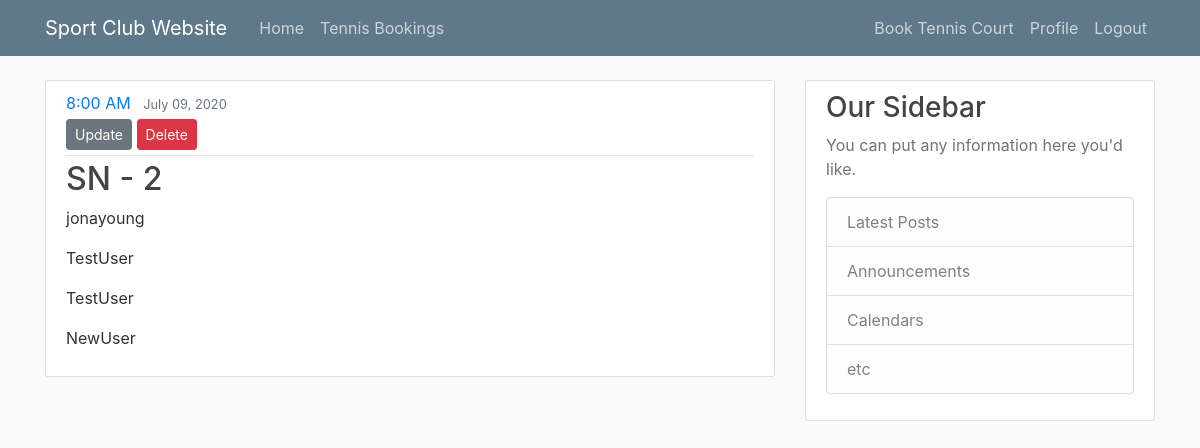
Page /bookings/tennis/24/ (signed in) on the committed database.
### bookings/models.py (models this page shows, shortened)
class courtBooking(models.Model):
    sportChoice = [
        ('TN', 'Tennis'),
        ('SQ', 'Squash'),
        ('BP', 'Badminton / Pickleball'),
        ('PT', 'Platform Tennis'),
    ]
    cTime = [
        ('5:40 AM', '5:40 AM'),
        ('6:00 AM', '6:00 AM'),
        ('6:20 AM', '6:20 AM'),
        ('7:00 AM', '7:00 AM'),
        ('7:40 AM', '7:40 AM'),
        ('8:00 AM', '8:00 AM'),
        ('8:20 AM', '8:20 AM'),
        ('9:00 AM', '9:00 AM'),
        ('9:40 AM', '9:40 AM'),
        ('10:00 AM', '10:00 AM'),
        ('10:20 AM', '10:20 AM'),
        ('11:00 AM', '11:00 AM'),
        ('11:40 AM', '11:40 AM'),
        ('12:00 PM', '12:00 PM'),
        ('12:15 PM', '12:15 PM'),
        ('12:20 PM', '12:20 PM'),
        ('1:00 PM', '1:00 PM'),
        ('1:15 PM', '1:15 PM'),
        ('1:40 PM', '1:40 PM'),
        ('2:00 PM', '2:00 PM'),
        ('2:15 PM', '2:15 PM'),
        ('2:20 PM', '2:20 PM'),
        ('3:00 PM', '3:00 PM'),
        ('3:30 PM', '3:30 PM'),
        ('3:40 PM', '3:40 PM'),
        ('4:00 PM', '4:00 PM'),
        ('4:20 PM', '4:20 PM'),
        ('4:30 PM', '4:30 PM'),
        ('5:00 PM', '5:00 PM'),
        ('5:30 PM', '5:30 PM'),
        ('5:40 PM', '5:40 PM'),
        ('6:00 PM', '6:00 PM'),
        ('6:20 PM', '6:20 PM'),
        ('6:30 PM', '6:30 PM'),
        ('7:00 PM', '7:00 PM'),
        ('7:30 PM', '7:30 PM'),
        ('7:40 PM', '7:40 PM'),
        ('8:00 PM', '8:00 PM'),
        ('8:20 PM', '8:20 PM'),
        ('8:30 PM', '8:30 PM'),
        ('9:00 PM', '9:00 PM'),
        ('9:30 PM', '9:30 PM'),
        ('9:40 PM', '9:40 PM'),
    ]
    sport = models.CharField(max_length=2, choices=sportChoice)
    courtDate = models.DateField(default=timezone.now)
    courtTime = models.CharField(max_length=8, choices=cTime)
    courtLocation = models.CharField(max_length=3, choices=[('B&R', 'B&R'), ('UCC', 'UCC')])
    courtNumber = models.CharField(max_length=1, choices=[
        ('1', 'Court 1'),
        ('2', 'Court 2'),
        ('3', 'Court 3'),
        ('4', 'Court 4')
    ])
    courtPlay = models.CharField(max_length=2, choices=[('SN', 'Singles'), ('DB', 'Doubles')])
    player1 = models.ManyToManyField(User, related_name='player1')
    player2 = models.ManyToManyField(User, related_name='player2')
    player3 = models.ManyToManyField(User, related_name='player3', blank=True)
    player4 = models.ManyToManyField(User, related_name='player4', blank=True)
    comments = models.TextField(max_length=200)
    author = models.ForeignKey(User, on_delete=models.CASCADE)
    '''
    Notification Emails - Y/N that automates sending emails based off any changes

    Ideally would like to change court numbers based off sport and location...may be a front-end script
    where if 'value' from element is selected, adjust options for certain other form field.

    TODO - To display data from models as a calendar
    This may only be good as a Program Registration Calendar and not particularly a Daily Court Booking
    Schedule

    https://www.huiwenteo.com/normal/2018/07/24/django-calendar.html
    https://medium.com/@unionproject88/django-and-python-calendar-e647a8eccff6


    TODO - To display Court Booking Schedule in Hourly format

    TODO - Set limits on hours a court can be booked

    Provide the choices I have but if I need to refer to it, will have to convert it to a datetimeobject using strptime()


    '''

### bookings/views.py (the view)
# urls.py: path('tennis/<int:pk>/', TennisDetailView.as_view(), name='detail-tennis'),
class TennisDetailView(LoginRequiredMixin, DetailView):
    model = courtBooking

### bookings/templates/bookings/courtBooking_detail.html
{% extends "members/base.html" %}
{% block content %}
        <article class="media content-section">
          <div class="media-body">
            <div class="article-metadata">
              <a class="mr-2" href="#">{{ object.courtTime }}</a>
              <small class="text-muted">{{ object.courtDate|date:"F d, Y" }}</small>
              {% if object.author == user %}
                <div>
                  <a class="btn btn-secondary btn-sm mt-1 mb-1" href="{% url 'update-tennis' object.id %}">Update</a>
                  <a class="btn btn-danger btn-sm mt-1 mb-1" href="{% url 'delete-tennis' object.id %}">Delete</a>
                </div>
              {% endif %}
            </div>
            <h2><a class="article-title" href="#">{{ object.courtPlay }} - {{ object.courtNumber }}</a></h2>
            {% for player in object.player1.all %}
              <p class="article-content">{{ player }}</p>
            {% endfor %}
            {% for player in object.player2.all %}
              <p class="article-content">{{ player }}</p>
            {% endfor %}
            {% for player in object.player3.all %}
              <p class="article-content">{{ player }}</p>
            {% endfor %}
            {% for player in object.player4.all %}
              <p class="article-content">{{ player }}</p>
            {% endfor %}
          </div>
        </article>
{% endblock content %}

### members/static/members/main.css (style rules this page uses)
body { background: #fafafa; color: #333333; margin-top: 5rem; }
h1, h2, h3, h4, h5, h6 { color: #444444; }
.content-section { background: #ffffff; padding: 10px 20px; border: 1px solid #dddddd; border-radius: 3px; margin-bottom: 20px; }
.article-title { color: #444444; }
.article-content { white-space: pre-line; }
.article-metadata { padding-bottom: 1px; margin-bottom: 4px; border-bottom: 1px solid #e3e3e3 }

### rows in the picture
courtBooking: courtTime "8:00 AM", courtDate "July 09, 2020", courtPlay "SN", courtNumber "2"

### other values in the picture
{{ player }} "jonayoung"
{{ player }} "TestUser"
{{ player }} "NewUser"
